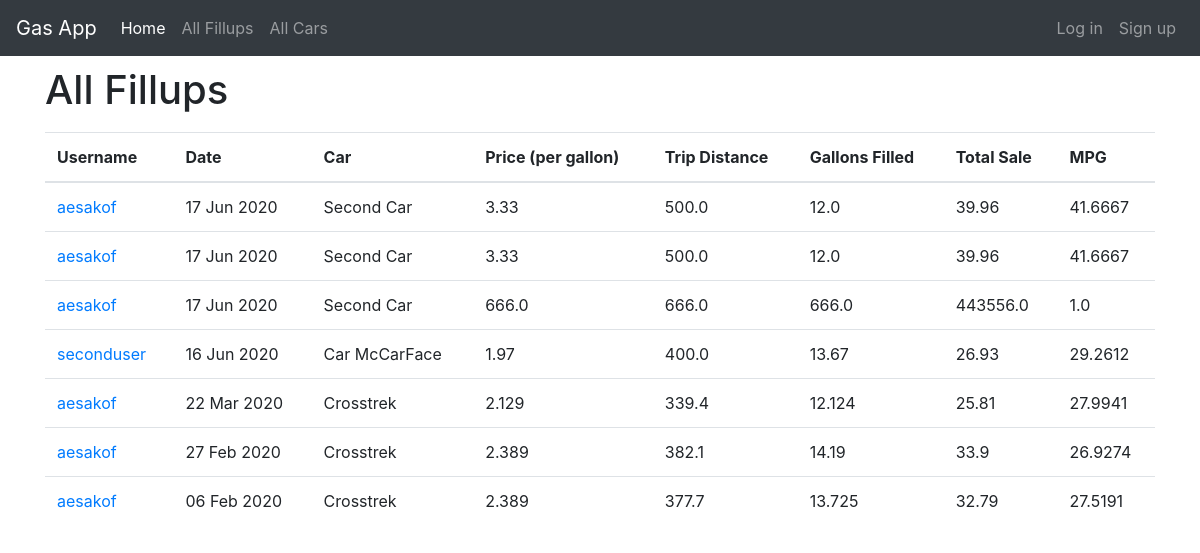
Before: /all/fillups/ with the older database file.
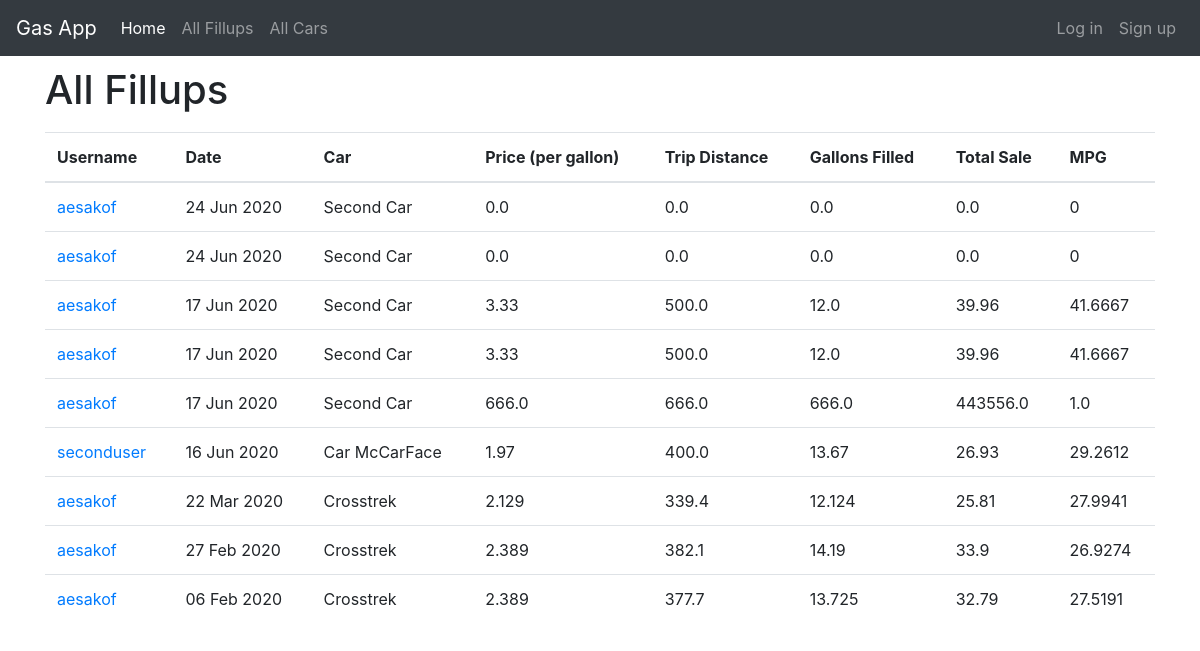
After: the same page with the newer database file.
### fillups/models.py (models this page shows)
class Fillup(models.Model):
    username = models.ForeignKey(User,on_delete=models.CASCADE)
    date = models.DateField(default=date.today)
    price_per_gallon = models.FloatField(validators=[MinValueValidator(0.0)])
    trip_distance = models.FloatField(validators=[MinValueValidator(0.0)])
    gallons = models.FloatField(validators=[MinValueValidator(0.0)])
    car = models.ForeignKey('Car',on_delete=models.CASCADE)
    @property
    def total_sale(self):
        return round(self.price_per_gallon*self.gallons, 2)
    @property
    def mpg(self):
        if self.gallons == 0:
            return 0
        else:
            return round(self.trip_distance/self.gallons, 4)

class Car(models.Model):
    username = models.ForeignKey(User,on_delete=models.CASCADE)
    name = models.CharField(max_length=25)
    make = models.CharField(max_length=25)
    model = models.CharField(max_length=25)
    model_year = models.IntegerField(choices=MODEL_YEARS)
    status = models.CharField(max_length=10,choices=STATUS,default='Active')
    def __str__(self):
        return self.name

### accounts/models.py (models this page shows)
class User(AbstractUser):
    def __str__(self):
        return self.username

### fillups/views.py (the view)
# urls.py: path('all/fillups/',views.AllFillupListView.as_view(),name='all_fillup_list'),
class AllFillupListView(ListView):
    template_name = 'fillups/all_fillup_list.html'
    model = Fillup
    context_object_name = 'all_fillup_list'
    ordering = ['-date']

### fillups/templates/fillups/all_fillup_list.html
{% extends 'base.html' %}
{% block content %}
<div class="centerstage">
  <h1>All Fillups</h1>
  <table class="table">
    <thead>
      <tr>
        <th>Username</th>
        <th>Date</th>
        <th>Car</th>
        <th>Price (per gallon)</th>
        <th>Trip Distance</th>
        <th>Gallons Filled</th>
        <th>Total Sale</th>
        <th>MPG</th>
      </tr>
    </thead>
    <tbody>
      {% for fillup in all_fillup_list %}
        <div class="fillup">
          <tr>
            <td><a href="{% url 'fillups:user_profile' username=fillup.username %}">{{ fillup.username }}</a></td>
            <td>{{ fillup.date|date:"d M Y"}}</td>
            <td>{{ fillup.car }}</td>
            <td>{{ fillup.price_per_gallon }}</td>
            <td>{{ fillup.trip_distance }}</td>
            <td>{{ fillup.gallons }}</td>
            <td>{{ fillup.total_sale }}</td>
            <td>{{ fillup.mpg }}</td>
          </tr>
        </div>
      {% endfor %}
    </tbody>
  </table>
</div>
{% endblock %}

Changed rows visible on the page:
added Fillup: username "aesakof", date "24 Jun 2020", car "Second Car", price_per_gallon "0.0", trip_distance "0.0", gallons "0.0", total_sale "0.0", mpg "0"
added Fillup: username "aesakof", date "24 Jun 2020", car "Second Car", price_per_gallon "0.0", trip_distance "0.0", gallons "0.0", total_sale "0.0", mpg "0"
